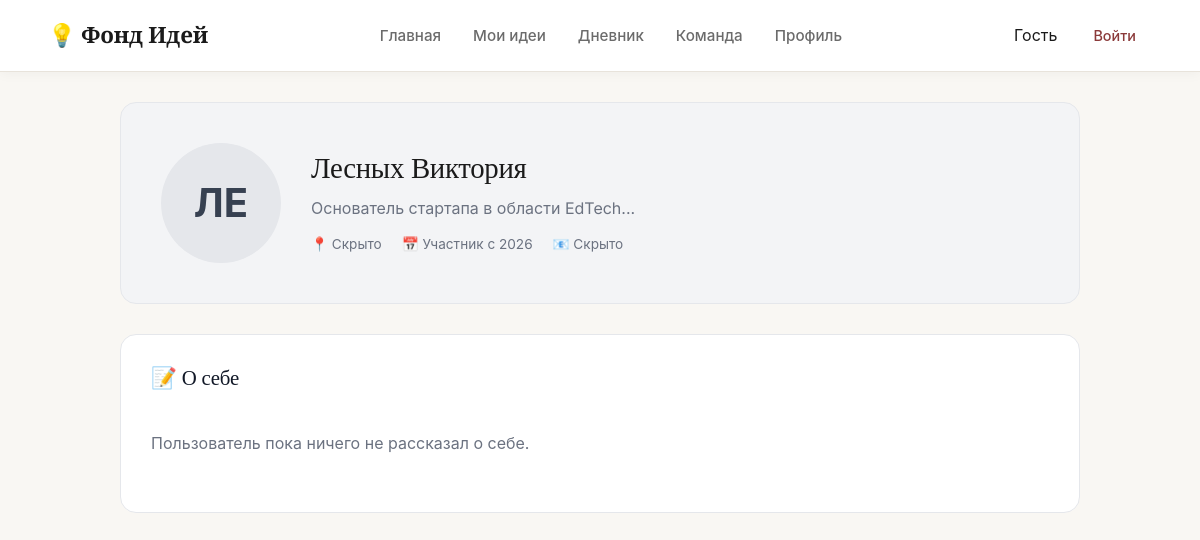
The page /user/2 on the database as committed earlier.
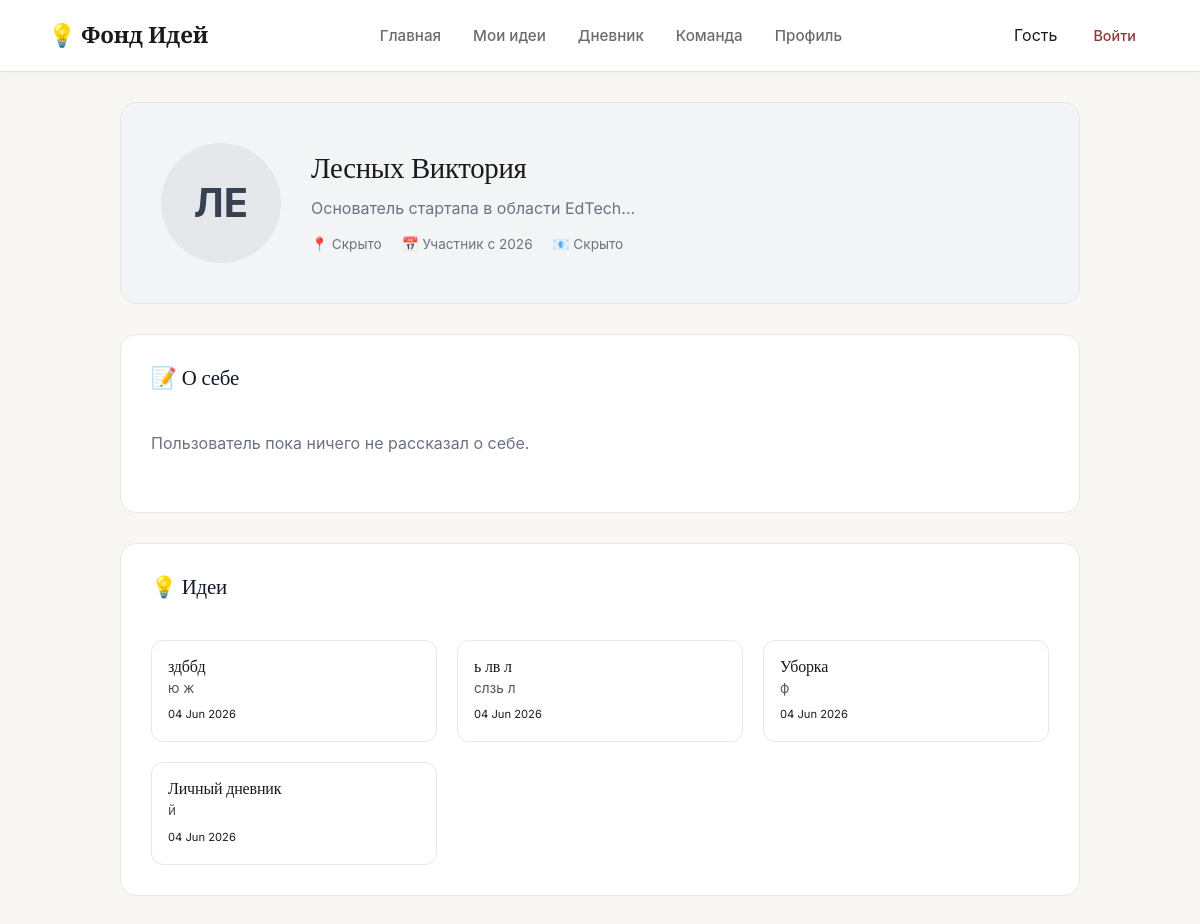
The same page on the database as committed later.
### data/models.py (models this page shows, shortened)
class User(db.Model):
    id = db.Column(db.Integer, primary_key=True)
    username = db.Column(db.String(80), nullable=False)
    email = db.Column(db.String(120), unique=True, nullable=False)
    password_hash = db.Column(db.String(256))
    bio = db.Column(db.Text, default="")
    about_me = db.Column(db.Text, default="")
    city = db.Column(db.String(100), default="Москва, Россия")
    joined_year = db.Column(db.String(10), default="2026")
    is_email_visible = db.Column(db.Boolean, default=True)
    is_city_visible = db.Column(db.Boolean, default=True)
    is_photo_visible = db.Column(db.Boolean, default=True)
    is_skills_visible = db.Column(db.Boolean, default=True)
    is_description_visible = db.Column(db.Boolean, default=True)
    is_ideas_visible = db.Column(db.Boolean, default=True)
    is_team_visible = db.Column(db.Boolean, default=True)
    ideas = db.relationship('Idea', backref='author', lazy=True)
    diary_entries = db.relationship('DiaryEntry', backref='owner', lazy=True)
    skills = db.relationship('Skill', backref='owner_skill', lazy=True)

class Idea(db.Model):
    id = db.Column(db.Integer, primary_key=True)
    user_id = db.Column(db.Integer, db.ForeignKey('user.id'), nullable=False)
    title = db.Column(db.String(200), nullable=False)
    description = db.Column(db.Text)
    category = db.Column(db.String(50))
    visibility = db.Column(db.String(20), default='draft')
    license = db.Column(db.String(20), default='all_rights')
    tags = db.Column(db.String(200))
    date = db.Column(db.String(50))

### app.py (the view)
@app.route('/user/<int:user_id>')
def user_profile(user_id):
    current = get_current_user()
    user = User.query.get_or_404(user_id)
    show_email = user.is_email_visible and (current and current.id == user.id)
    show_city = user.is_city_visible
    show_skills = user.is_skills_visible
    show_bio = user.is_description_visible
    show_ideas = user.is_ideas_visible
    if current and current.id == user.id:
        show_email = show_city = show_skills = show_bio = show_ideas = True
    if show_ideas:
        if current and current.id == user.id:
            ideas = Idea.query.filter_by(user_id=user.id).order_by(Idea.id.desc()).all()
        else:
            ideas = Idea.query.filter_by(user_id=user.id, visibility='published').order_by(Idea.id.desc()).all()
    else:
        ideas = []
    return render_template('user_profile.html',
                           profile_user=user,
                           show_email=show_email,
                           show_city=show_city,
                           show_skills=show_skills,
                           show_bio=show_bio,
                           ideas=ideas,
                           current_user=current)

### app.py (called while the page is built)
def get_current_user():
    if 'user_id' in session:
        return User.query.get(session['user_id'])
    return None

### templates/user_profile.html (shortened to what this page needs)
<!DOCTYPE html>
<html lang="ru">
<head>
    <link rel="stylesheet" href="{{ url_for('static', filename='css/styles.css') }}">
    <link rel="stylesheet" href="{{ url_for('static', filename='css/profile.css') }}">
</head>
<body class="dash-body">
    <nav class="navbar">
        <div class="nav-brand">💡 Фонд Идей</div>
        <div class="nav-links">
            <a href="{{ url_for('dashboard') }}">Главная</a>
            <a href="{{ url_for('ideas') }}">Мои идеи</a>
            <a href="{{ url_for('diary') }}">Дневник</a>
            <a href="{{ url_for('team') }}">Команда</a>
            <a href="{{ url_for('profile') }}">Профиль</a>
        </div>
        <div class="nav-user">
            <span>{{ current_user.username if current_user else 'Гость' }}</span>
            {% if current_user %}
                <a href="{{ url_for('logout') }}" class="btn-logout">Выйти</a>
            {% else %}
                <a href="{{ url_for('index') }}" class="btn-logout">Войти</a>
            {% endif %}
        </div>
    </nav>
    <main class="profile-main">
        <div class="profile-header">
            <div class="profile-avatar">
                <span class="avatar-initials">{{ profile_user.username[:2].upper() }}</span>
            </div>
            <div class="profile-info">
                <h1>{{ profile_user.username }}</h1>
                {% if show_bio %}
                    <p class="bio-text" style="color:#6b7280; margin-bottom:10px;">{{ profile_user.bio }}</p>
                {% else %}
                    <p class="bio-text" style="color:#9ca3af; font-style:italic;">Информация скрыта</p>
                {% endif %}
                <div class="profile-meta">
                    {% if show_city %}
                        <span>📍 {{ profile_user.city }}</span>
                    {% else %}
                        <span>📍 Скрыто</span>
                    {% endif %}
                    <span>📅 Участник с {{ profile_user.joined_year }}</span>
                    {% if show_email %}
                        <span>📧 {{ profile_user.email }}</span>
                    {% else %}
                        <span>📧 Скрыто</span>
                    {% endif %}
                </div>
            </div>
        </div>
        {% if show_bio %}
        <div class="section-card">
            <div class="section-header"><h2>📝 О себе</h2></div>
            <p style="white-space: pre-wrap;">{{ profile_user.about_me or 'Пользователь пока ничего не рассказал о себе.' }}</p>
        </div>
        {% endif %}
        {% if ideas %}
        <div class="section-card">
            <div class="section-header"><h2>💡 Идеи</h2></div>
            <div class="ideas-grid" style="display: grid; grid-template-columns: repeat(auto-fill, minmax(280px,1fr)); gap: 20px;">
                {% for idea in ideas %}
                <div class="idea-card" style="padding: 16px; border:1px solid #e5e7eb; border-radius: 12px;">
                    <h3 style="font-size:1rem;">{{ idea.title }}</h3>
                    <p style="font-size:0.85rem; color:#4b5563;">{{ idea.description[:120] }}{% if idea.description|length > 120 %}...{% endif %}</p>
                    <span class="date" style="font-size:0.7rem;">{{ idea.date }}</span>
                </div>
                {% endfor %}
            </div>
        </div>
        {% elif show_ideas %}
        <div class="section-card">
            <div class="section-header"><h2>💡 Идеи</h2></div>
            <p>У пользователя пока нет идей.</p>
        </div>
        {% endif %}
    </main>
</body>
</html>

### static/css/styles.css (style rules this page uses)
:root { --bg-paper: #F9F7F3; --bg-white: #FFFFFF; --bg-edge: #F1EDE6; --text-ink: #1A1A1A; --text-pencil: #6B6B6B; --text-light: #9CA3AF; --accent-binding: #8B3A3A; --accent-binding-hover: #6B2D2D; --accent-foil: #B89B5E; --accent-foil-light: #D4C5A3; --border-paper: #E8E3DB; --border-dark: #D4CFC5; --shadow-soft: 0 4px 20px rgba(26, 26, 26, 0.06); --shadow-medium: 0 8px 30px rgba(26, 26, 26, 0.08); --shadow-card: 0 2px 12px rgba(26, 26, 26, 0.04); --radius-sm: 8px; --radius-md: 12px; --radius-lg: 16px; --ease-smooth: cubic-bezier(0.25, 0.1, 0.25, 1); --transition-base: all 0.3s var(--ease-smooth); }
* { margin: 0; padding: 0; box-sizing: border-box; }
body { font-family: 'Inter', -apple-system, BlinkMacSystemFont, 'Segoe UI', sans-serif; background: var(--bg-paper); color: var(--text-ink); line-height: 1.65; -webkit-font-smoothing: antialiased; -moz-osx-font-smoothing: grayscale; }
h1, h2, h3, h4, h5, h6 { font-family: 'Cormorant Garamond', Georgia, serif; font-weight: 500; line-height: 1.25; letter-spacing: -0.01em; color: var(--text-ink); }
h2 { font-size: 2rem; margin-bottom: 8px; color: var(--text-ink); font-weight: 500; }
.navbar { height: 72px; padding: 0 48px; background: var(--bg-white); display: flex; align-items: center; justify-content: space-between; border-bottom: 1px solid var(--border-paper); box-shadow: var(--shadow-card); position: sticky; top: 0; z-index: 100; }
.nav-brand { font-family: 'Cormorant Garamond', serif; font-weight: 600; font-size: 1.4rem; color: var(--text-ink); letter-spacing: -0.01em; }
.nav-links { display: flex; gap: 32px; }
.nav-links a { text-decoration: none; color: var(--text-pencil); font-weight: 500; font-size: 0.95rem; transition: var(--transition-base); position: relative; padding: 4px 0; }
.nav-links a::after { content: ''; position: absolute; bottom: 0; left: 0; width: 0; height: 2px; background: var(--accent-foil); transition: width 0.3s var(--ease-smooth); }
.nav-user { display: flex; align-items: center; gap: 20px; }
.btn-logout { color: var(--accent-binding); text-decoration: none; font-weight: 500; font-size: 0.9rem; transition: var(--transition-base); padding: 8px 16px; border-radius: var(--radius-sm); }

### static/css/profile.css (style rules this page uses)
.profile-main { max-width: 1000px; margin: 30px auto; padding: 0 20px; }
.profile-header { background: #f3f4f6; border: 1px solid #e5e7eb; border-radius: 16px; padding: 40px; display: flex; align-items: center; gap: 30px; color: #111827; margin-bottom: 30px; }
.profile-avatar { position: relative; width: 120px; height: 120px; background: #e5e7eb; border-radius: 50%; display: flex; align-items: center; justify-content: center; flex-shrink: 0; color: #374151; }
.avatar-initials { font-size: 2.5rem; font-weight: 700; }
.profile-info h1 { font-size: 1.8rem; margin-bottom: 8px; }
.profile-meta { display: flex; gap: 20px; font-size: 0.85rem; color: #6b7280; }
.section-card { background: white; border: 1px solid #e5e7eb; border-radius: 16px; padding: 30px; margin-bottom: 30px; }
.section-header { display: flex; justify-content: space-between; align-items: center; margin-bottom: 20px; }
.section-header h2 { font-size: 1.2rem; color: #111827; margin: 0; }
.profile-meta { display: flex; flex-wrap: wrap; gap: 20px; margin-top: 12px; }
.section-header h2 { font-size: 1.3rem; color: #111827; margin: 0 0 20px 0; }
.section-card > p { color: #6b7280; margin-bottom: 25px; line-height: 1.6; }

Rows that differ between the two databases and show on the page:
added Idea: title "здббд", description "ю ж", date "04 Jun 2026"
added Idea: title "ь лв л", description "слзь л", date "04 Jun 2026"
added Idea: title "Уборка", description "ф", date "04 Jun 2026"
added Idea: title "Личный дневник", description "й", date "04 Jun 2026"
Other text that changed with them:
text now shown: "💡 Идеи"
